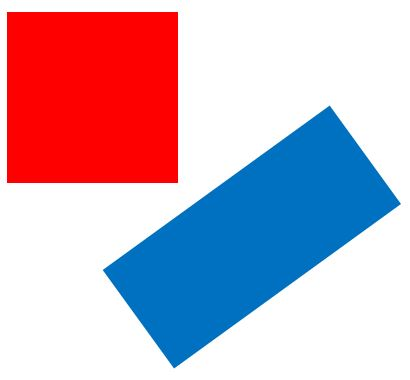
#> input picture HW4/rectangles.jpg, 410 x 380 px
$ python q5_RectangleDetection_LineSegmentDetector_Hough.py
#> lines starting #> are read from the running program, lines starting #| are printed output that depends on the picture
import cv2
import numpy as np

def Line_Seg_D(img):
    lsd = cv2.createLineSegmentDetector(0)
    lines = lsd.detect(img)[0]
    return  lines

def Hough_line():
    img = cv2.imread('rectangles.jpg')
    gray = cv2.cvtColor(img, cv2.COLOR_BGR2GRAY)

    edges = cv2.Canny(gray, 100, 200, apertureSize=3)


    minLineLength = 30
    maxLineGap = 10
    lines = cv2.HoughLinesP(edges, 1, np.pi / 180, 15, minLineLength, maxLineGap)
    return lines

img = cv2.imread('rectangles.jpg',0)
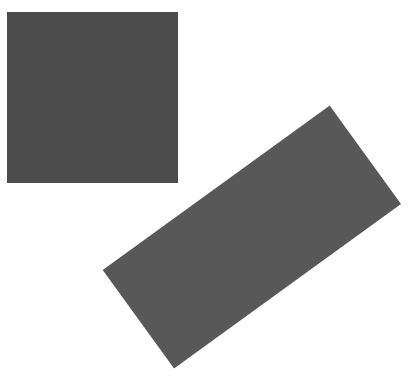
#> img: shape (380, 410); min 61, max 255, mean 184.8
lines = Line_Seg_D(img)
#> in Line_Seg_D, `lines = lsd.detect(img)[0]`: lines = [[177.4, 11.87, 177.3, 180.6], [176.9, 182.4, 6.88, 182.4], [6.4, 180.6, 6.39, 11.87], [400.1, 203.6, 173.3, 367.9], [6.87, 11.39, 176.9, 11.39], [329.3, 105.3, 400.2, 203.1], [101.7, 269.6, 329.3, 104.8], [173, 367.3, 102.2, 269.5]]
line_img = np.zeros([img.shape[0],img.shape[1],3])
for i in range(len(lines)):
    x1,y1,x2,y2= lines[i][0]
    cv2.line(line_img, (x1, y1), (x2,y2), (0,255,0), 3)
#> this loop made 8 passes
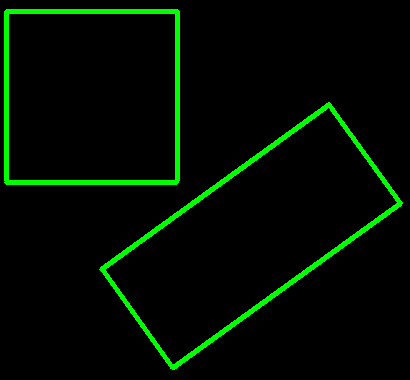
#> line_img: shape (380, 410, 3) float64; mean of channels 0, 1, 2 0, 12.2, 0; drawn as B, G, R

lines2 = Hough_line()
#> in Hough_line, img is the input picture: shape (380, 410, 3); mean B, G, R 193.3, 175.9, 198.6
#> in Hough_line, `edges = cv2.Canny(gray, 100, 200, apertureSize=3)`:
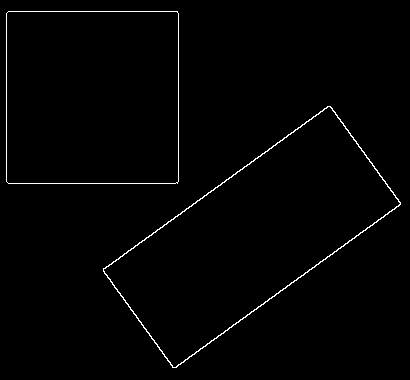
#> edges: shape (380, 410); 1.2% white in thin lines or dots
#> in Hough_line, `lines = cv2.HoughLinesP(edges, 1, np.pi / 180, 15, minLineLength, maxL..`: lines = 13 rows, first 6: [175, 367, 370, 225], [105, 268, 328, 106], [8, 11, 177, 11], [123, 299, 173, 367], [6, 181, 6, 13], [178, 181, 178, 13]
#> lines2 has the same summary as lines in Hough_line
line_img2 = np.zeros([img.shape[0],img.shape[1],3])
for i in range(len(lines)):
    x1,y1,x2,y2= lines2[i][0]
    cv2.line(line_img2, (x1, y1), (x2,y2), (0,255,0), 3)
#> this loop made 8 passes
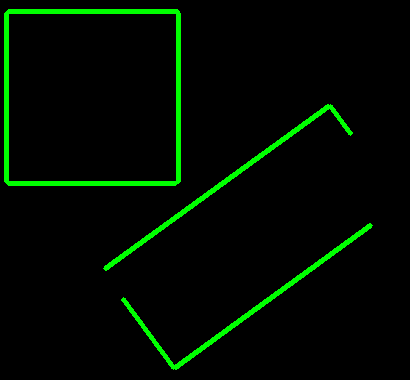
#> line_img2: shape (380, 410, 3) float64; mean of channels 0, 1, 2 0, 10.9, 0; drawn as B, G, R

cv2.imwrite("Q5-lines-LSD.jpg",line_img)
cv2.imwrite("Q5-lines-Hough.jpg",line_img2)
